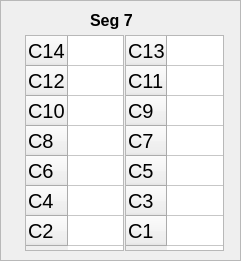
     <widget class="QFrame" name="frame_11">
      <property name="geometry">
       <rect>
        <x>250</x>
        <y>320</y>
        <width>241</width>
        <height>261</height>
       </rect>
      </property>
      <property name="frameShape">
       <enum>QFrame::StyledPanel</enum>
      </property>
      <property name="frameShadow">
       <enum>QFrame::Raised</enum>
      </property>
      <widget class="QTableWidget" name="box7_even">
       <property name="geometry">
        <rect>
         <x>25</x>
         <y>35</y>
         <width>99</width>
         <height>216</height>
        </rect>
       </property>
       <property name="font">
        <font>
         <pointsize>15</pointsize>
        </font>
       </property>
       <attribute name="horizontalHeaderVisible">
        <bool>false</bool>
       </attribute>
       <attribute name="horizontalHeaderDefaultSectionSize">
        <number>60</number>
       </attribute>
       <row>
        <property name="text">
         <string>C14</string>
        </property>
       </row>
       <row>
        <property name="text">
         <string>C12</string>
        </property>
       </row>
       <row>
        <property name="text">
         <string>C10</string>
        </property>
       </row>
       <row>
        <property name="text">
         <string>C8</string>
        </property>
       </row>
       <row>
        <property name="text">
         <string>C6</string>
        </property>
       </row>
       <row>
        <property name="text">
         <string>C4</string>
        </property>
       </row>
       <row>
        <property name="text">
         <string>C2</string>
        </property>
       </row>
       <column>
        <property name="text">
         <string>Right</string>
        </property>
       </column>
      </widget>
      <widget class="QTableWidget" name="box7_odd">
       <property name="geometry">
        <rect>
         <x>125</x>
         <y>35</y>
         <width>99</width>
         <height>216</height>
        </rect>
       </property>
       <property name="font">
        <font>
         <pointsize>15</pointsize>
        </font>
       </property>
       <attribute name="horizontalHeaderVisible">
        <bool>false</bool>
       </attribute>
       <attribute name="horizontalHeaderDefaultSectionSize">
        <number>60</number>
       </attribute>
       <row>
        <property name="text">
         <string>C13</string>
        </property>
       </row>
       <row>
        <property name="text">
         <string>C11</string>
        </property>
       </row>
       <row>
        <property name="text">
         <string>C9</string>
        </property>
       </row>
       <row>
        <property name="text">
         <string>C7</string>
        </property>
       </row>
       <row>
        <property name="text">
         <string>C5</string>
        </property>
       </row>
       <row>
        <property name="text">
         <string>C3</string>
        </property>
       </row>
       <row>
        <property name="text">
         <string>C1</string>
        </property>
       </row>
       <column>
        <property name="text">
         <string>Left</string>
        </property>
       </column>
      </widget>
      <widget class="QLabel" name="box2_label_2">
       <property name="geometry">
        <rect>
         <x>90</x>
         <y>10</y>
         <width>61</width>
         <height>21</height>
        </rect>
       </property>
       <property name="font">
        <font>
         <pointsize>12</pointsize>
         <weight>75</weight>
         <bold>true</bold>
        </font>
       </property>
       <property name="text">
        <string>Seg 7</string>
       </property>
      </widget>
     </widget>
